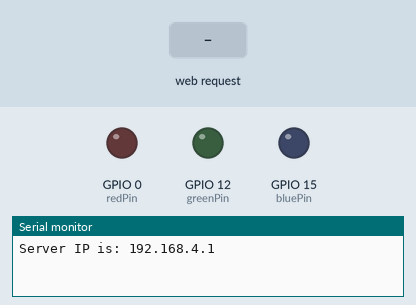
This sketch was run on a simulated ESP8266 (NodeMCU). On the bench: output pins drawn as LEDs (lit = HIGH), the last lines printed to the serial monitor. Inputs (shaded band) come from the test bench.

Above: at 1.2 s.
1.3 s: HTTP request GET /RED received
At 2.4 s:
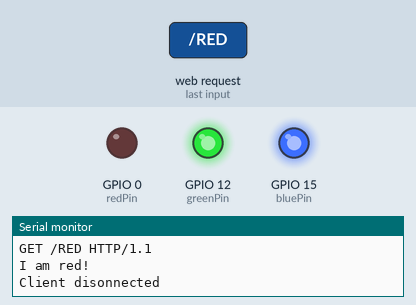
2.8 s: HTTP request GET /GREEN received
At 3.6 s:
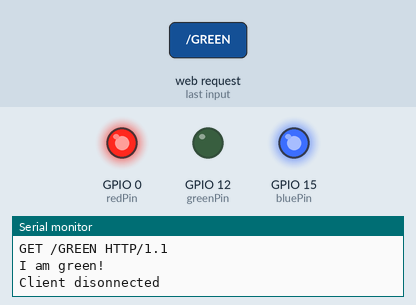
4.3 s: HTTP request GET /BLUE received
At 4.7 s:
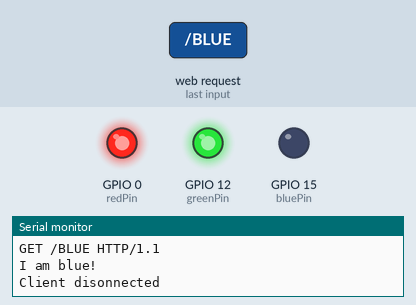
Timing chart, 0 to 7.3 s (numbered marks = the images above; inputs shaded):
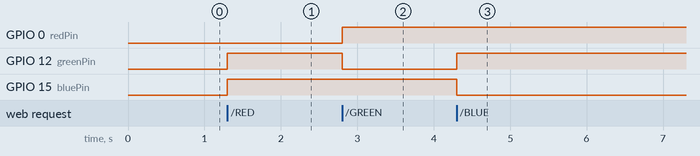

Measured:
- after the input at 1.3 s, GPIO 12 (greenPin), GPIO 15 (bluePin): LOW → HIGH at once
- after the input at 2.8 s, GPIO 0 (redPin): LOW → HIGH at once; GPIO 12 (greenPin): HIGH → LOW at once
- after the input at 4.3 s, GPIO 12 (greenPin): LOW → HIGH at once; GPIO 15 (bluePin): HIGH → LOW at once

The sketch:

nodemcu_server.ino
```cpp
//configuring
#include <ESP8266WiFi.h>  //this is the library you'll need for esp stuff
WiFiServer server(80); //Initialize the server on Port 80 (Global instance)
//led config
int redPin = 0;
int greenPin = 12;
int bluePin = 15;

//setting up
void setup() {
  //boilerplate code
  WiFi.mode(WIFI_AP); //Our ESP8266-12E is an AccessPoint
  WiFi.softAP("Hello_IOT", "123456789"); // Provide the (SSID, password);
  server.begin(); // Start the HTTP Server

  //peeking under the hood: this is how we know what's going on
  //IMPORTANT: serial output baud rate has to match the one you manually select for your serial monitor
  Serial.begin(9600); //Start communication between the ESP8266-12E and the monitor window
  IPAddress HTTPS_ServerIP= WiFi.softAPIP(); // Obtain the IP of the Server
  Serial.print("Server IP is: "); // Print the IP to the monitor window
  Serial.println(HTTPS_ServerIP);


  //here we set up the LED

  pinMode(redPin, OUTPUT);
  pinMode(greenPin, OUTPUT);
  pinMode(bluePin, OUTPUT);
}

//this code gets run ALWAYS
void loop() {

  WiFiClient client = server.available();
  if (!client) {
    return; //keep searching if server isn't available!!
  }

  //Looking under the hood- so we're kept in the loop (heheh)
  Serial.println("Somebody has connected :)");

  //Read what the browser has sent into a String class and print the request to the monitor
  String request = client.readStringUntil('\r');
  //Looking under the hood
  Serial.println(request);


  //for the LED: if someone tries to do something,
  // Handle the Request


  if (request.indexOf("/RED") != -1){
    setColour(255, 0, 0);
    Serial.println("I am red!");
    }
  else if (request.indexOf("/GREEN") != -1){
    setColour(0, 255, 0);
    Serial.println("I am green!");
    }
  else if (request.indexOf("/BLUE") != -1){
    setColour(0, 0, 255);
    Serial.println("I am blue!");
    }


  // Prepare the HTML document to respond and add buttons:

  String s = "HTTP/1.1 200 OK\r\n";
  s += "Content-Type: text/html\r\n\r\n";
  s += "<!DOCTYPE HTML>\r\n<html>\r\n";
  s += "<br><input type=\"button\" name=\"b1\" value=\"Turn LED GREEN\" onclick=\"location.href='/GREEN'\">";
  s += "<br><br><br>";
  s += "<br><input type=\"button\" name=\"b1\" value=\"Turn LED BLUE\" onclick=\"location.href='/BLUE'\">";
  s += "<br><br><br>";
  s += "<br><input type=\"button\" name=\"b1\" value=\"Turn LED RED\" onclick=\"location.href='/RED'\">";
  s += "</html>\n";

  //Serve the HTML document to the browser.

  client.flush(); //clear previous info in the stream
  client.print(s); // Send the response to the client
  delay(1);
  Serial.println("Client disonnected"); //Looking under the hood
}

  void setColour(int red, int green, int blue)
  {

  red = 255 - red;
  green = 255 - green;
  blue = 255 - blue;

  analogWrite(redPin, red);
  analogWrite(bluePin, blue);
  analogWrite(greenPin, green);
  }
```
